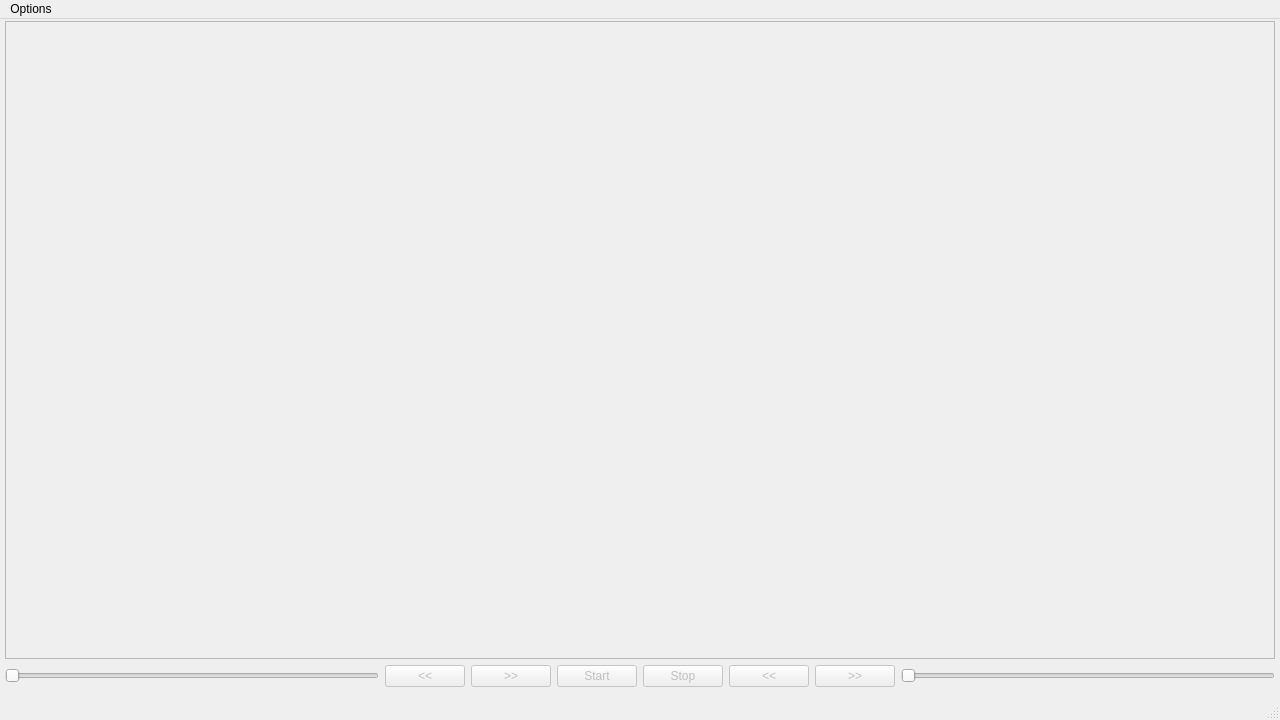
<?xml version="1.0" encoding="UTF-8"?>
<ui version="4.0">
 <class>MainWindow</class>
 <widget class="QMainWindow" name="MainWindow">
  <property name="geometry">
   <rect>
    <x>0</x>
    <y>0</y>
    <width>1280</width>
    <height>720</height>
   </rect>
  </property>
  <property name="minimumSize">
   <size>
    <width>600</width>
    <height>500</height>
   </size>
  </property>
  <property name="maximumSize">
   <size>
    <width>3840</width>
    <height>2160</height>
   </size>
  </property>
  <property name="windowTitle">
   <string>MainWindow</string>
  </property>
  <widget class="QWidget" name="centralWidget">
   <layout class="QGridLayout" name="gridLayout">
    <property name="sizeConstraint">
     <enum>QLayout::SetDefaultConstraint</enum>
    </property>
    <property name="leftMargin">
     <number>5</number>
    </property>
    <property name="topMargin">
     <number>2</number>
    </property>
    <property name="rightMargin">
     <number>5</number>
    </property>
    <property name="horizontalSpacing">
     <number>6</number>
    </property>
    <item row="0" column="0">
     <widget class="QLabel" name="label">
      <property name="sizePolicy">
       <sizepolicy hsizetype="Expanding" vsizetype="Expanding">
        <horstretch>0</horstretch>
        <verstretch>0</verstretch>
       </sizepolicy>
      </property>
      <property name="focusPolicy">
       <enum>Qt::StrongFocus</enum>
      </property>
      <property name="acceptDrops">
       <bool>true</bool>
      </property>
      <property name="frameShape">
       <enum>QFrame::StyledPanel</enum>
      </property>
      <property name="frameShadow">
       <enum>QFrame::Sunken</enum>
      </property>
     </widget>
    </item>
    <item row="1" column="0">
     <layout class="QHBoxLayout" name="horizontalLayout">
      <item>
       <widget class="QSlider" name="firstTimeSlider">
        <property name="enabled">
         <bool>false</bool>
        </property>
        <property name="minimum">
         <number>1</number>
        </property>
        <property name="maximum">
         <number>100</number>
        </property>
        <property name="singleStep">
         <number>1</number>
        </property>
        <property name="sliderPosition">
         <number>1</number>
        </property>
        <property name="orientation">
         <enum>Qt::Horizontal</enum>
        </property>
        <property name="tickPosition">
         <enum>QSlider::NoTicks</enum>
        </property>
       </widget>
      </item>
      <item>
       <widget class="QPushButton" name="firstBackward">
        <property name="enabled">
         <bool>false</bool>
        </property>
        <property name="sizePolicy">
         <sizepolicy hsizetype="Minimum" vsizetype="Minimum">
          <horstretch>0</horstretch>
          <verstretch>0</verstretch>
         </sizepolicy>
        </property>
        <property name="minimumSize">
         <size>
          <width>0</width>
          <height>0</height>
         </size>
        </property>
        <property name="text">
         <string>&lt;&lt;</string>
        </property>
        <property name="shortcut">
         <string>A</string>
        </property>
       </widget>
      </item>
      <item>
       <widget class="QPushButton" name="firstForward">
        <property name="enabled">
         <bool>false</bool>
        </property>
        <property name="minimumSize">
         <size>
          <width>0</width>
          <height>0</height>
         </size>
        </property>
        <property name="text">
         <string>&gt;&gt;</string>
        </property>
        <property name="shortcut">
         <string>S</string>
        </property>
       </widget>
      </item>
      <item>
       <widget class="QPushButton" name="startButton">
        <property name="enabled">
         <bool>false</bool>
        </property>
        <property name="text">
         <string>Start</string>
        </property>
        <property name="shortcut">
         <string>Space</string>
        </property>
       </widget>
      </item>
      <item>
       <widget class="QPushButton" name="stopButton">
        <property name="enabled">
         <bool>false</bool>
        </property>
        <property name="text">
         <string>Stop</string>
        </property>
       </widget>
      </item>
      <item>
       <widget class="QPushButton" name="secondBackward">
        <property name="enabled">
         <bool>false</bool>
        </property>
        <property name="text">
         <string>&lt;&lt;</string>
        </property>
        <property name="shortcut">
         <string>Z</string>
        </property>
       </widget>
      </item>
      <item>
       <widget class="QPushButton" name="secondForward">
        <property name="enabled">
         <bool>false</bool>
        </property>
        <property name="text">
         <string>&gt;&gt;</string>
        </property>
        <property name="shortcut">
         <string>X</string>
        </property>
       </widget>
      </item>
      <item>
       <widget class="QSlider" name="secondTimeSlider">
        <property name="enabled">
         <bool>false</bool>
        </property>
        <property name="minimum">
         <number>1</number>
        </property>
        <property name="maximum">
         <number>100</number>
        </property>
        <property name="orientation">
         <enum>Qt::Horizontal</enum>
        </property>
       </widget>
      </item>
     </layout>
    </item>
   </layout>
  </widget>
  <widget class="QMenuBar" name="menuBar">
   <property name="geometry">
    <rect>
     <x>0</x>
     <y>0</y>
     <width>1280</width>
     <height>22</height>
    </rect>
   </property>
   <widget class="QMenu" name="menuSyncVideo">
    <property name="title">
     <string>Options</string>
    </property>
    <addaction name="actionOpen_First_Video"/>
    <addaction name="actionOpen_Second_Video"/>
    <addaction name="actionSave_Output_Video"/>
    <addaction name="actionReset"/>
    <addaction name="actionQuit"/>
   </widget>
   <addaction name="menuSyncVideo"/>
  </widget>
  <widget class="QStatusBar" name="statusBar"/>
  <action name="actionOpen_First_Video">
   <property name="text">
    <string>Open First Video</string>
   </property>
  </action>
  <action name="actionOpen_Second_Video">
   <property name="text">
    <string>Open Second Video</string>
   </property>
  </action>
  <action name="actionSave_Output_Video">
   <property name="enabled">
    <bool>false</bool>
   </property>
   <property name="text">
    <string>Save Output Video</string>
   </property>
  </action>
  <action name="actionQuit">
   <property name="text">
    <string>Quit</string>
   </property>
   <property name="shortcut">
    <string>Esc</string>
   </property>
  </action>
  <action name="actionSet_Blending">
   <property name="enabled">
    <bool>false</bool>
   </property>
   <property name="text">
    <string>Set Blending</string>
   </property>
  </action>
  <action name="actionReset">
   <property name="enabled">
    <bool>false</bool>
   </property>
   <property name="text">
    <string>Reset</string>
   </property>
  </action>
 </widget>
 <layoutdefault spacing="6" margin="11"/>
 <resources/>
 <connections/>
</ui>
